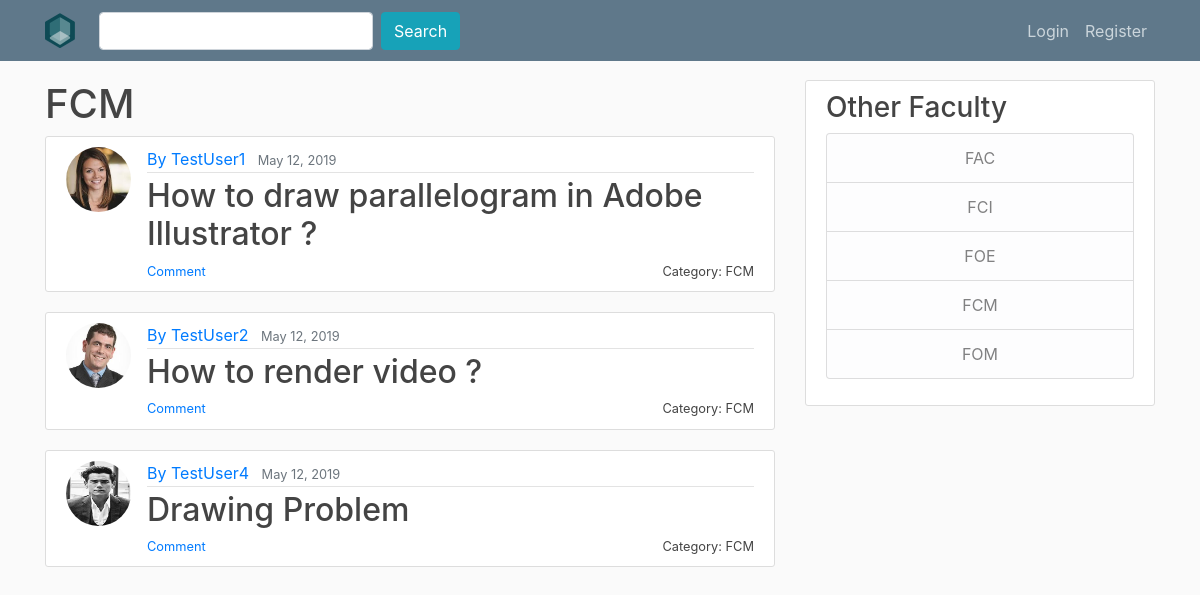
/category/fcm/, run on the app's committed database.
### QnA/models.py (models this page shows, shortened)
class category (models.Model):
    category = models.CharField(max_length=100)
    slug = models.SlugField(max_length=100,unique=True)
    def get_absolute_url(self):
        return reverse('category',args=[self.slug])
    def __str__(self):
        return self.category

class question (models.Model):
    title = models.CharField(max_length=100) #use charfield to limit user input
    liked_by = models.ManyToManyField(User,related_name='liked_by_question',blank = True)
    like = models.IntegerField(default=0)
    slug = models.SlugField(max_length=100)
    content = models.TextField() #use TextField if there is no limit for the content
    date_published = models.DateTimeField(default=timezone.now) #auto-select the current time
    category = models.ForeignKey(category,on_delete=models.CASCADE)
    author = models.ForeignKey(User, on_delete=models.CASCADE) #if the user is deleted the question will be deleted

### users/models.py (models this page shows, shortened)
class Profile(models.Model):
    user = models.OneToOneField(User, on_delete=models.CASCADE)
    image = models.ImageField(default="default.png", upload_to="profile_pics")

### QnA/views.py (the view)
# urls.py: path("category/<slug:slug>/",QuestionCategory.as_view(),name="category")
class QuestionCategory(ListView):
    model = question
    template_name='QnA/category.html'
    def get_queryset(self):
        self.Category = get_object_or_404(category,slug=self.kwargs['slug'])
        return question.objects.filter(category=self.Category)
    def get_context_data(self,**kwargs):
        context = super(QuestionCategory,self).get_context_data(**kwargs)
        context['category']= self.Category
        return context

### QnA/templates/QnA/category.html (shortened to what this page needs)
{% extends "QnA/base.html" %}
{% load crispy_forms_tags %}
{% block content %}
    <h1>{{ category.category }}</h1>
	{% for question in question_list %}
		<article class="media content-section">
		  <img class="rounded-circle article-img" src="{{ question.author.profile.image.url }}">
		  <div class="media-body">
		    <div class="article-metadata">
		      <a class="mr-2" href="{% url 'user-profile' question.author.username %}" >By {{ question.author }}</a>
		      <small class="text-muted">{{ question.date_published|date:"F d, Y" }}</small>
		    </div>
				<h2><a class="article-title" style="display : inline" href="{% url 'question-detail' question.slug question.pk %}" >{{ question.title }}</a></h2>
				<a href="{{ question.category.get_absolute_url}}"><small class="article-title" style="float: right" >Category: {{ question.category }}</small></a>
                <small class="article-title" style="float: left" ><a href="{% url 'question-detail' question.slug question.pk %}">Comment</a></small>
		  </div>
		</article>
	{% endfor %}
{% endblock %}

### QnA/static/QnA/base.css (style rules this page uses)
body { background: #fafafa; color: #333333; margin-top: 5rem; }
h1, h2, h3, h4, h5, h6 { color: #444444; }
.content-section { background: #ffffff; padding: 10px 20px; border: 1px solid #dddddd; border-radius: 3px; margin-bottom: 20px; }
.article-title { color: #444444; }
.article-img { height: 65px; width: 65px; margin-right: 16px; }
.article-metadata { padding-bottom: 1px; margin-bottom: 4px; border-bottom: 1px solid #e3e3e3 }

### data on the page
category: category "FCM"
question: author.profile.image (picture), author "TestUser1", date_published "May 12, 2019", title "How to draw parallelogram in Adobe Illustrator ?", category "FCM"
question: author.profile.image (picture), author "TestUser2", date_published "May 12, 2019", title "How to render video ?", category "FCM"
question: author.profile.image (picture), author "TestUser4", date_published "May 12, 2019", title "Drawing Problem", category "FCM"
